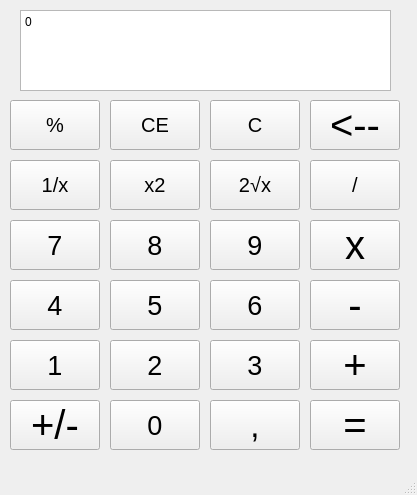
<?xml version="1.0" encoding="UTF-8"?>
<ui version="4.0">
 <class>MainWindow</class>
 <widget class="QMainWindow" name="MainWindow">
  <property name="geometry">
   <rect>
    <x>0</x>
    <y>0</y>
    <width>417</width>
    <height>495</height>
   </rect>
  </property>
  <property name="windowTitle">
   <string>MainWindow</string>
  </property>
  <widget class="QWidget" name="centralwidget">
   <widget class="QTextBrowser" name="Montrer">
    <property name="geometry">
     <rect>
      <x>20</x>
      <y>10</y>
      <width>371</width>
      <height>81</height>
     </rect>
    </property>
    <property name="markdown">
     <string>0

</string>
    </property>
    <property name="html">
     <string>&lt;!DOCTYPE HTML PUBLIC &quot;-//W3C//DTD HTML 4.0//EN&quot; &quot;http://www.w3.org/TR/REC-html40/strict.dtd&quot;&gt;
&lt;html&gt;&lt;head&gt;&lt;meta name=&quot;qrichtext&quot; content=&quot;1&quot; /&gt;&lt;meta charset=&quot;utf-8&quot; /&gt;&lt;style type=&quot;text/css&quot;&gt;
p, li { white-space: pre-wrap; }
hr { height: 1px; border-width: 0; }
&lt;/style&gt;&lt;/head&gt;&lt;body style=&quot; font-family:'Segoe UI'; font-size:9pt; font-weight:400; font-style:normal;&quot;&gt;
&lt;p style=&quot; margin-top:6px; margin-bottom:6px; margin-left:0px; margin-right:0px; -qt-block-indent:0; text-indent:0px;&quot;&gt;0&lt;/p&gt;&lt;/body&gt;&lt;/html&gt;</string>
    </property>
   </widget>
   <widget class="QPushButton" name="Modulo">
    <property name="geometry">
     <rect>
      <x>10</x>
      <y>100</y>
      <width>90</width>
      <height>50</height>
     </rect>
    </property>
    <property name="font">
     <font>
      <pointsize>15</pointsize>
     </font>
    </property>
    <property name="text">
     <string>%</string>
    </property>
   </widget>
   <widget class="QPushButton" name="ClearEverything">
    <property name="geometry">
     <rect>
      <x>110</x>
      <y>100</y>
      <width>90</width>
      <height>50</height>
     </rect>
    </property>
    <property name="font">
     <font>
      <pointsize>15</pointsize>
     </font>
    </property>
    <property name="text">
     <string>CE</string>
    </property>
   </widget>
   <widget class="QPushButton" name="Clear">
    <property name="geometry">
     <rect>
      <x>210</x>
      <y>100</y>
      <width>90</width>
      <height>50</height>
     </rect>
    </property>
    <property name="font">
     <font>
      <pointsize>15</pointsize>
     </font>
    </property>
    <property name="text">
     <string>C</string>
    </property>
   </widget>
   <widget class="QPushButton" name="Erase">
    <property name="geometry">
     <rect>
      <x>310</x>
      <y>100</y>
      <width>90</width>
      <height>50</height>
     </rect>
    </property>
    <property name="font">
     <font>
      <pointsize>30</pointsize>
     </font>
    </property>
    <property name="text">
     <string>&lt;--</string>
    </property>
   </widget>
   <widget class="QPushButton" name="fraction">
    <property name="geometry">
     <rect>
      <x>10</x>
      <y>160</y>
      <width>90</width>
      <height>50</height>
     </rect>
    </property>
    <property name="font">
     <font>
      <pointsize>15</pointsize>
     </font>
    </property>
    <property name="text">
     <string>1/x</string>
    </property>
   </widget>
   <widget class="QPushButton" name="RootSquare">
    <property name="geometry">
     <rect>
      <x>210</x>
      <y>160</y>
      <width>90</width>
      <height>50</height>
     </rect>
    </property>
    <property name="font">
     <font>
      <pointsize>15</pointsize>
     </font>
    </property>
    <property name="text">
     <string>2√x</string>
    </property>
   </widget>
   <widget class="QPushButton" name="PowerOf2">
    <property name="geometry">
     <rect>
      <x>110</x>
      <y>160</y>
      <width>90</width>
      <height>50</height>
     </rect>
    </property>
    <property name="font">
     <font>
      <pointsize>15</pointsize>
     </font>
    </property>
    <property name="text">
     <string>x2</string>
    </property>
   </widget>
   <widget class="QPushButton" name="Divise">
    <property name="geometry">
     <rect>
      <x>310</x>
      <y>160</y>
      <width>90</width>
      <height>50</height>
     </rect>
    </property>
    <property name="font">
     <font>
      <pointsize>15</pointsize>
     </font>
    </property>
    <property name="text">
     <string>/</string>
    </property>
   </widget>
   <widget class="QPushButton" name="Multiply">
    <property name="geometry">
     <rect>
      <x>310</x>
      <y>220</y>
      <width>90</width>
      <height>50</height>
     </rect>
    </property>
    <property name="font">
     <font>
      <pointsize>30</pointsize>
     </font>
    </property>
    <property name="text">
     <string>x</string>
    </property>
   </widget>
   <widget class="QPushButton" name="num_7">
    <property name="geometry">
     <rect>
      <x>10</x>
      <y>220</y>
      <width>90</width>
      <height>50</height>
     </rect>
    </property>
    <property name="font">
     <font>
      <pointsize>20</pointsize>
     </font>
    </property>
    <property name="text">
     <string>7</string>
    </property>
   </widget>
   <widget class="QPushButton" name="num_8">
    <property name="geometry">
     <rect>
      <x>110</x>
      <y>220</y>
      <width>90</width>
      <height>50</height>
     </rect>
    </property>
    <property name="font">
     <font>
      <pointsize>20</pointsize>
     </font>
    </property>
    <property name="text">
     <string>8</string>
    </property>
   </widget>
   <widget class="QPushButton" name="num_9">
    <property name="geometry">
     <rect>
      <x>210</x>
      <y>220</y>
      <width>90</width>
      <height>50</height>
     </rect>
    </property>
    <property name="font">
     <font>
      <pointsize>20</pointsize>
     </font>
    </property>
    <property name="text">
     <string>9</string>
    </property>
   </widget>
   <widget class="QPushButton" name="num_5">
    <property name="geometry">
     <rect>
      <x>110</x>
      <y>280</y>
      <width>90</width>
      <height>50</height>
     </rect>
    </property>
    <property name="font">
     <font>
      <pointsize>20</pointsize>
     </font>
    </property>
    <property name="text">
     <string>5</string>
    </property>
   </widget>
   <widget class="QPushButton" name="num_4">
    <property name="geometry">
     <rect>
      <x>10</x>
      <y>280</y>
      <width>90</width>
      <height>50</height>
     </rect>
    </property>
    <property name="font">
     <font>
      <pointsize>20</pointsize>
     </font>
    </property>
    <property name="text">
     <string>4</string>
    </property>
   </widget>
   <widget class="QPushButton" name="Minus">
    <property name="geometry">
     <rect>
      <x>310</x>
      <y>280</y>
      <width>90</width>
      <height>50</height>
     </rect>
    </property>
    <property name="font">
     <font>
      <pointsize>30</pointsize>
     </font>
    </property>
    <property name="text">
     <string>-</string>
    </property>
   </widget>
   <widget class="QPushButton" name="num_6">
    <property name="geometry">
     <rect>
      <x>210</x>
      <y>280</y>
      <width>90</width>
      <height>50</height>
     </rect>
    </property>
    <property name="font">
     <font>
      <pointsize>20</pointsize>
     </font>
    </property>
    <property name="text">
     <string>6</string>
    </property>
   </widget>
   <widget class="QPushButton" name="num_1">
    <property name="geometry">
     <rect>
      <x>10</x>
      <y>340</y>
      <width>90</width>
      <height>50</height>
     </rect>
    </property>
    <property name="font">
     <font>
      <pointsize>20</pointsize>
     </font>
    </property>
    <property name="text">
     <string>1</string>
    </property>
   </widget>
   <widget class="QPushButton" name="num_2">
    <property name="geometry">
     <rect>
      <x>110</x>
      <y>340</y>
      <width>90</width>
      <height>50</height>
     </rect>
    </property>
    <property name="font">
     <font>
      <pointsize>20</pointsize>
     </font>
    </property>
    <property name="text">
     <string>2</string>
    </property>
   </widget>
   <widget class="QPushButton" name="Plus">
    <property name="geometry">
     <rect>
      <x>310</x>
      <y>340</y>
      <width>90</width>
      <height>50</height>
     </rect>
    </property>
    <property name="font">
     <font>
      <pointsize>30</pointsize>
     </font>
    </property>
    <property name="text">
     <string>+</string>
    </property>
   </widget>
   <widget class="QPushButton" name="num_3">
    <property name="geometry">
     <rect>
      <x>210</x>
      <y>340</y>
      <width>90</width>
      <height>50</height>
     </rect>
    </property>
    <property name="font">
     <font>
      <pointsize>20</pointsize>
     </font>
    </property>
    <property name="text">
     <string>3</string>
    </property>
   </widget>
   <widget class="QPushButton" name="dot">
    <property name="geometry">
     <rect>
      <x>210</x>
      <y>400</y>
      <width>90</width>
      <height>50</height>
     </rect>
    </property>
    <property name="font">
     <font>
      <pointsize>25</pointsize>
     </font>
    </property>
    <property name="text">
     <string>,</string>
    </property>
   </widget>
   <widget class="QPushButton" name="Equal">
    <property name="geometry">
     <rect>
      <x>310</x>
      <y>400</y>
      <width>90</width>
      <height>50</height>
     </rect>
    </property>
    <property name="font">
     <font>
      <pointsize>30</pointsize>
     </font>
    </property>
    <property name="text">
     <string>=</string>
    </property>
   </widget>
   <widget class="QPushButton" name="num_0">
    <property name="geometry">
     <rect>
      <x>110</x>
      <y>400</y>
      <width>90</width>
      <height>50</height>
     </rect>
    </property>
    <property name="font">
     <font>
      <pointsize>20</pointsize>
     </font>
    </property>
    <property name="text">
     <string>0</string>
    </property>
   </widget>
   <widget class="QPushButton" name="PositiveNegative_2">
    <property name="geometry">
     <rect>
      <x>10</x>
      <y>400</y>
      <width>90</width>
      <height>50</height>
     </rect>
    </property>
    <property name="font">
     <font>
      <pointsize>30</pointsize>
     </font>
    </property>
    <property name="text">
     <string>+/-</string>
    </property>
   </widget>
  </widget>
  <widget class="QMenuBar" name="menubar">
   <property name="geometry">
    <rect>
     <x>0</x>
     <y>0</y>
     <width>417</width>
     <height>21</height>
    </rect>
   </property>
  </widget>
  <widget class="QStatusBar" name="statusbar"/>
 </widget>
 <resources/>
 <connections/>
</ui>
